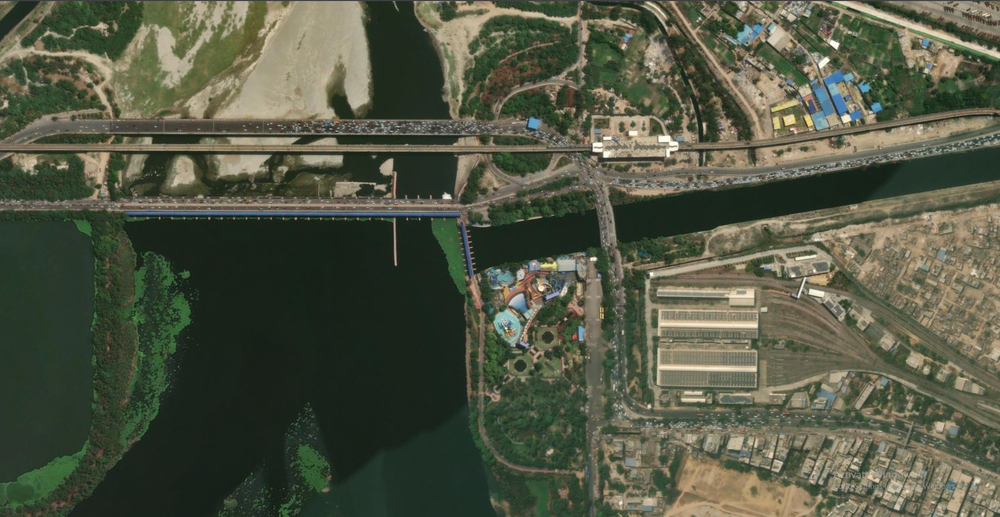
#> input picture section_img/KalindiKunj_apple.png, 1000 x 517 px, shrunk from 1919 x 993 before the run, found by its file name
$ python measure_kk.py
#> lines starting #> are read from the running program, lines starting #| are printed output that depends on the picture; after the words box and inside, x2 and y2 are one past the last pixel; in counts of white or black regions, pixels touching at a corner belong together
import cv2
import numpy as np

img = cv2.imread('section_img/KalindiKunj_apple.png')
#> img is the input picture: shape (517, 1000, 3); mean B, G, R 67.9, 86.6, 82.2
h, w, _ = img.shape
#> h = 517; w = 1000

# Let's inspect rows and columns to find the exact asphalt corridors:
# 1. Main bridge deck (top): around y = 250
# 2. Metro viaduct: around y = 280
# 3. Lower bridge / barrage: around y = 420
# 4. Canal: dark green water between y = 350 and y = 500 on the right half (x > 1100)
# 5. North canal road (towards Botanical): north bank of canal, y around 290 - 320 for x in [1150, 1919]
# 6. Faridabad road: south of junction (x around 1100 - 1200, y from 400 down to 800, then curves right to x=1800, y=850)

# Let's draw horizontal and vertical guidelines and save a grid image to verify exact coordinates!
grid = img.copy()
for x in range(0, w, 100):
    cv2.line(grid, (x, 0), (x, h), (100, 100, 100), 1)
    if x % 200 == 0:
        cv2.putText(grid, str(x), (x + 5, 30), cv2.FONT_HERSHEY_SIMPLEX, 0.7, (255, 255, 255), 2)
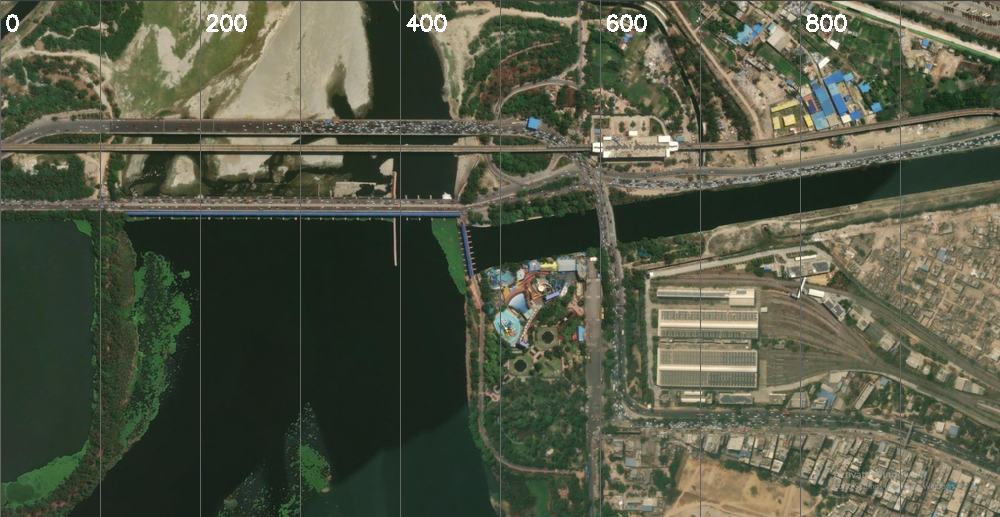
#> grid: shape (517, 1000, 3); 1.31% of pixels changed, all inside (x1, y1, x2, y2) = (0, 0, 901, 517)

for y in range(0, h, 100):
    cv2.line(grid, (0, y), (w, y), (100, 100, 100), 1)
    if y % 200 == 0:
        cv2.putText(grid, str(y), (20, y - 5), cv2.FONT_HERSHEY_SIMPLEX, 0.7, (255, 255, 255), 2)
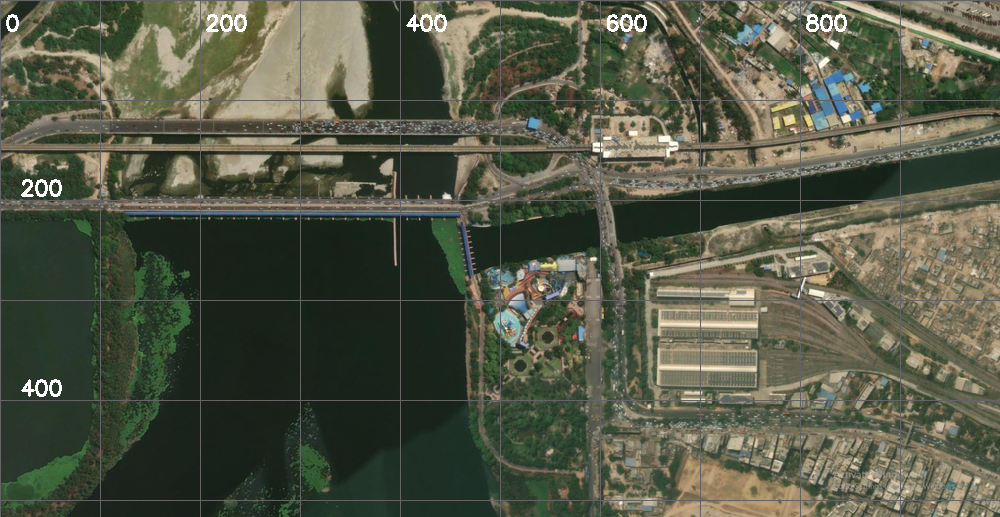
#> grid: shape (517, 1000, 3); 1.29% of pixels changed, all inside (x1, y1, x2, y2) = (1, 0, 1000, 501)

cv2.imwrite('C:/Users/rajku/.gemini/antigravity/brain/7fbe18dc-e823-4fc5-9f11-b73d94a0c585/kk_coordinate_grid.jpg', grid)
print('Saved kk_coordinate_grid.jpg')

$ run again, with section_img/Botanical_interchange_apple.png copied over section_img/KalindiKunj_apple.png
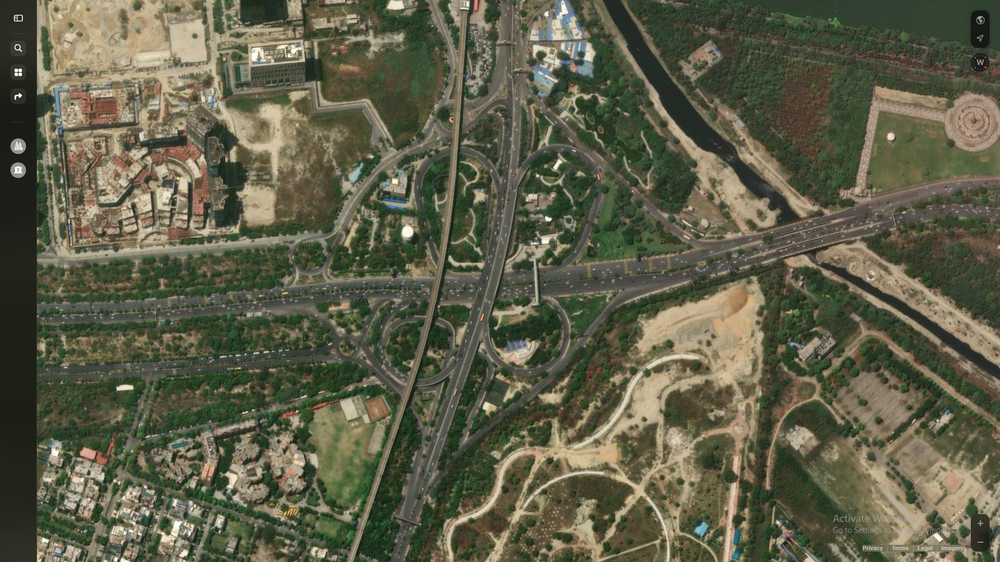
#> input picture section_img/Botanical_interchange_apple.png, 1000 x 562 px, shrunk from 1920 x 1080 before the run, found by its file name
#> img is the input picture: shape (562, 1000, 3); mean B, G, R 72.7, 94.4, 94.4
#> after the loop `for x in range(0, w, 100):`:
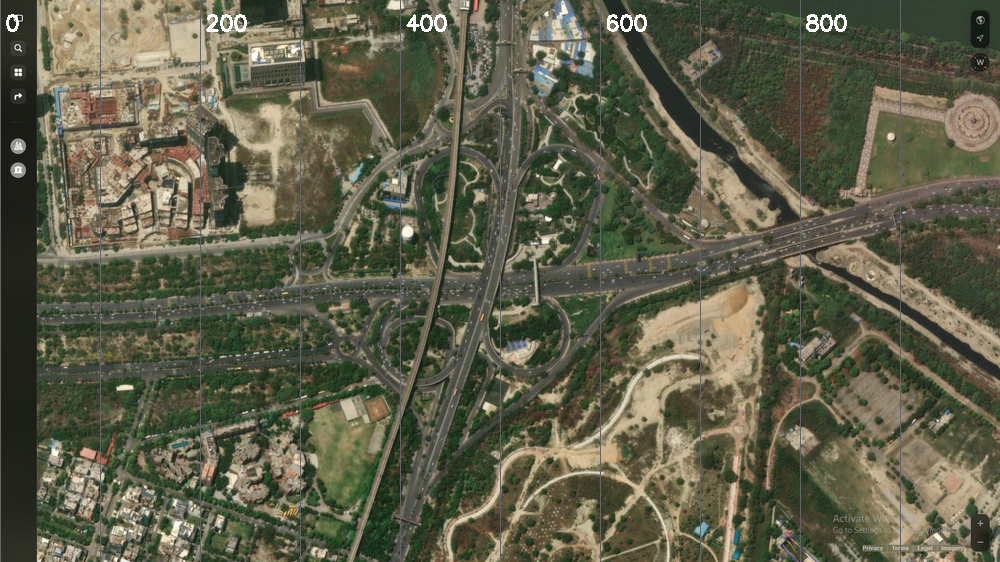
#> grid: shape (562, 1000, 3); 1.28% of pixels changed, all inside (x1, y1, x2, y2) = (0, 0, 901, 562)
#> after the loop `for y in range(0, h, 100):`:
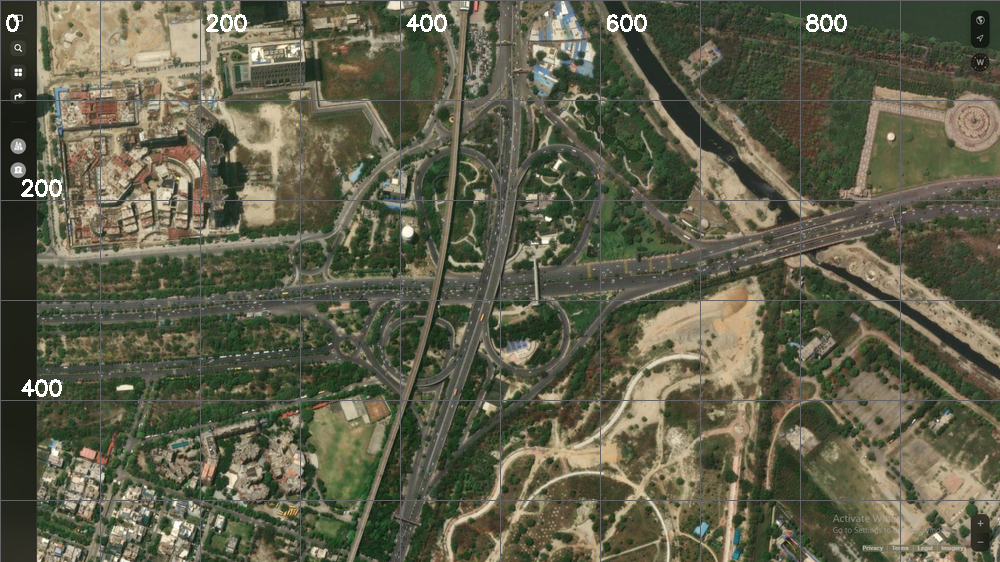
#> grid: shape (562, 1000, 3); 1.18% of pixels changed, all inside (x1, y1, x2, y2) = (1, 0, 1000, 501)

$ run again, with section_img/CP_apple.png copied over section_img/KalindiKunj_apple.png
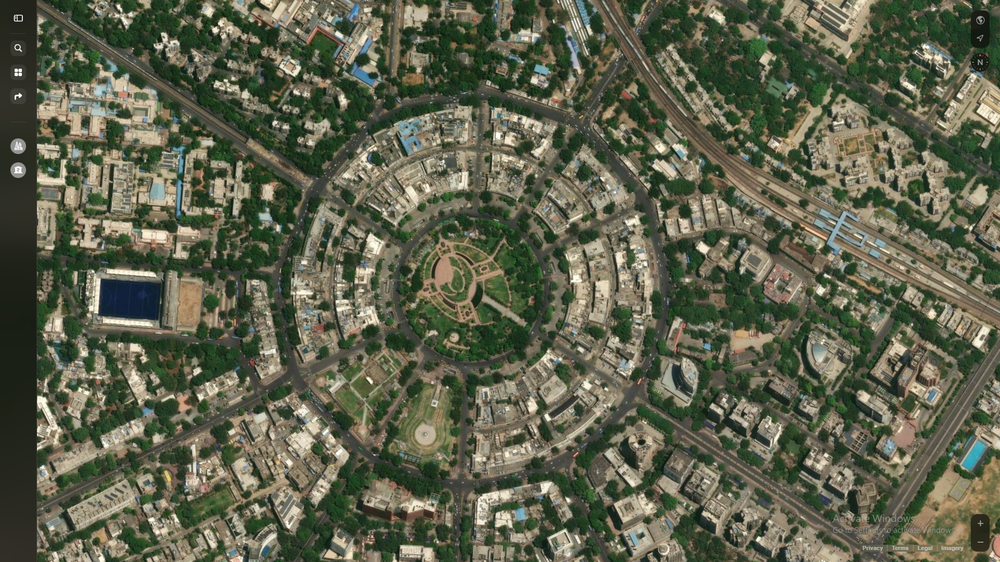
#> input picture section_img/CP_apple.png, 1000 x 562 px, shrunk from 1920 x 1080 before the run, found by its file name
#> img is the input picture: shape (562, 1000, 3); mean B, G, R 76.6, 97.4, 94.2
#> after the loop `for x in range(0, w, 100):`:
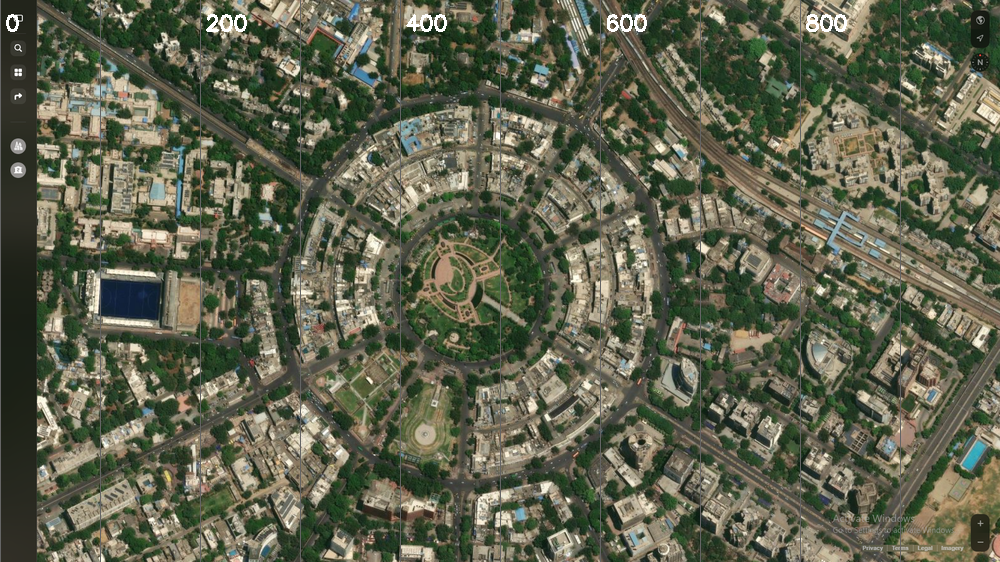
#> grid: shape (562, 1000, 3); 1.28% of pixels changed, all inside (x1, y1, x2, y2) = (0, 0, 901, 562)
#> after the loop `for y in range(0, h, 100):`:
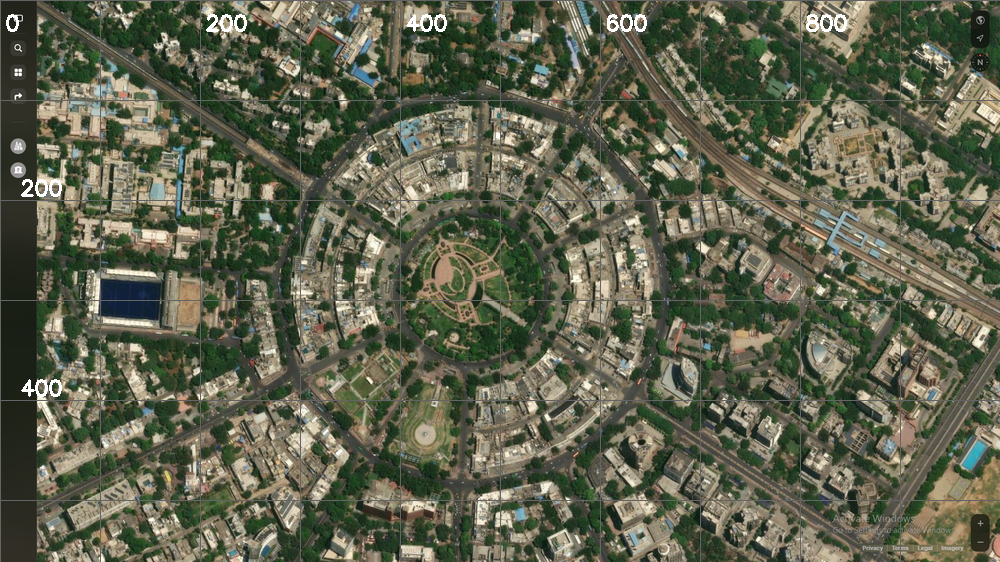
#> grid: shape (562, 1000, 3); 1.18% of pixels changed, all inside (x1, y1, x2, y2) = (1, 0, 1000, 501)

$ run again, with section_img/GaurCIty_charmurti.png copied over section_img/KalindiKunj_apple.png
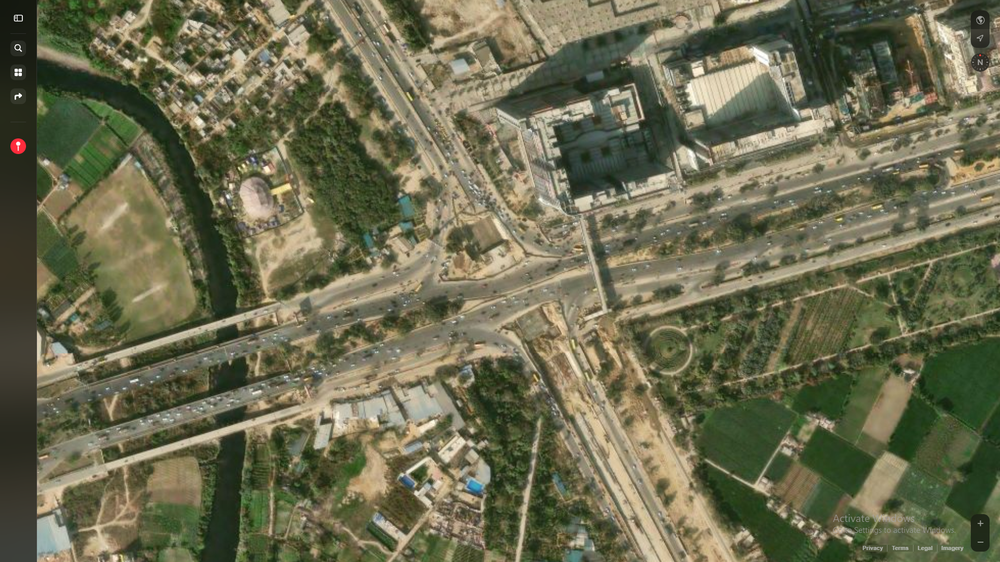
#> input picture section_img/GaurCIty_charmurti.png, 1000 x 562 px, shrunk from 1920 x 1080 before the run, found by its file name
#> img is the input picture: shape (562, 1000, 3); mean B, G, R 79.6, 107.1, 107.6
#> after the loop `for x in range(0, w, 100):`:
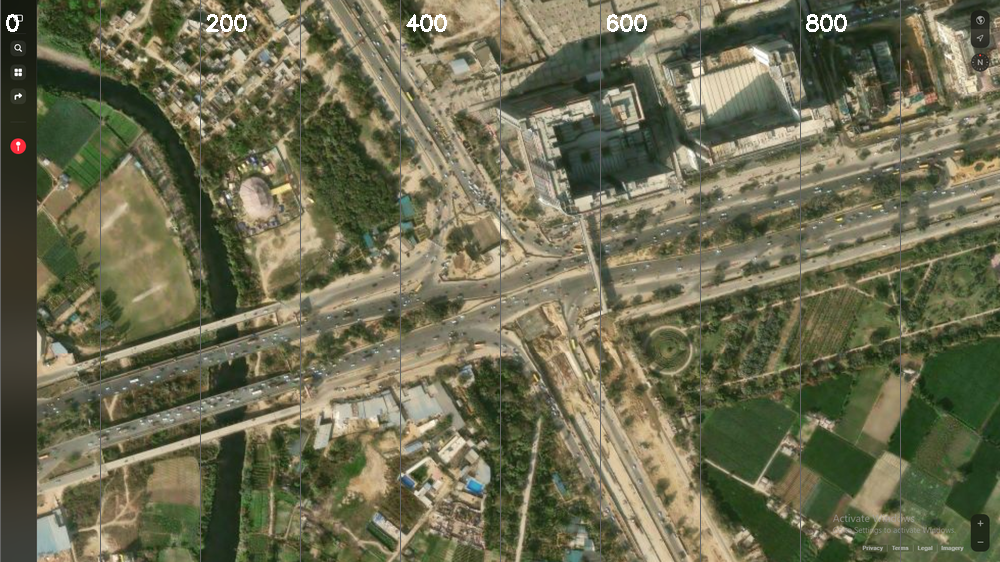
#> grid: shape (562, 1000, 3); 1.28% of pixels changed, all inside (x1, y1, x2, y2) = (0, 0, 901, 562)
#> after the loop `for y in range(0, h, 100):`:
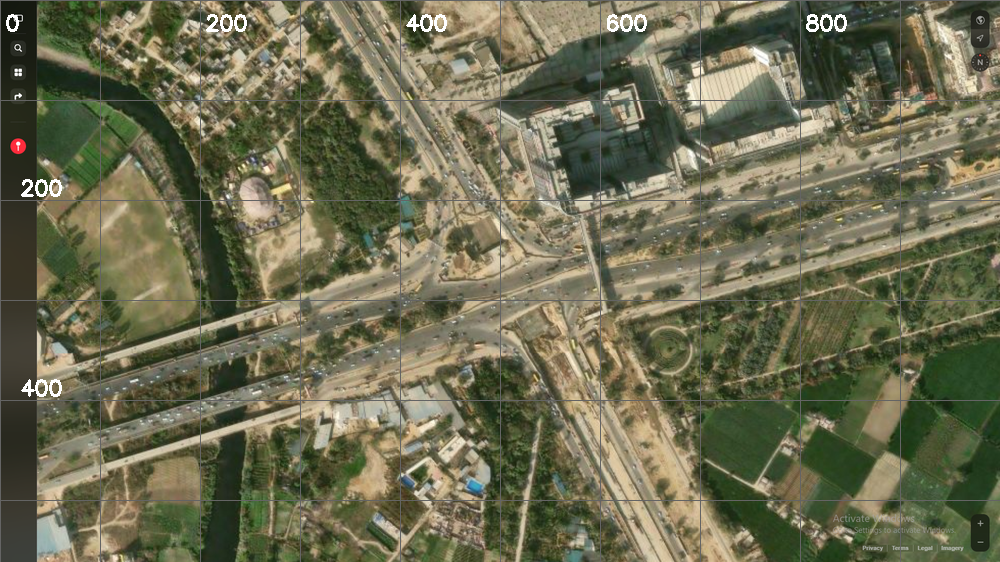
#> grid: shape (562, 1000, 3); 1.18% of pixels changed, all inside (x1, y1, x2, y2) = (1, 0, 1000, 501)
